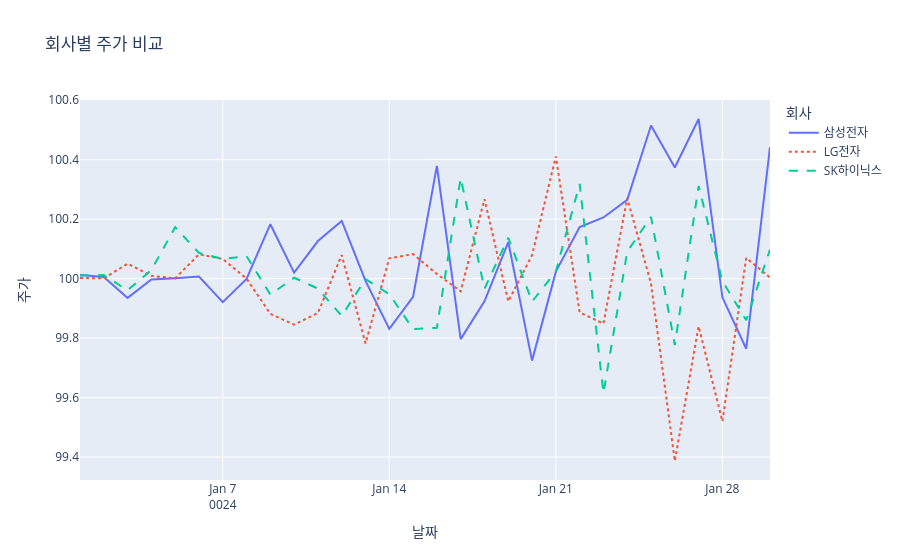

Here is the notebook cell this chart was saved with:
### Markdown cell above
## 다중 선 그래프

### Code cell
# 여러 회사의 주가 비교

companies = ['삼성전자', 'LG전자', 'SK하이닉스']
stock_data = []

for company in companies:
    for i, date in enumerate(dates):
        price = 100 + np.cumsum(np.random.randn(1))[0] * (i + 1) / 100
        stock_data.append({'날짜' : date, '회사' : company, '주가' : price})

df_stocks = pd.DataFrame(stock_data)  

fig = px.line(df_stocks, x='날짜', y='주가',
              color='회사',
              title='회사별 주가 비교',
              line_dash='회사') # 선 스타일을 다르게 설정
fig.show()
